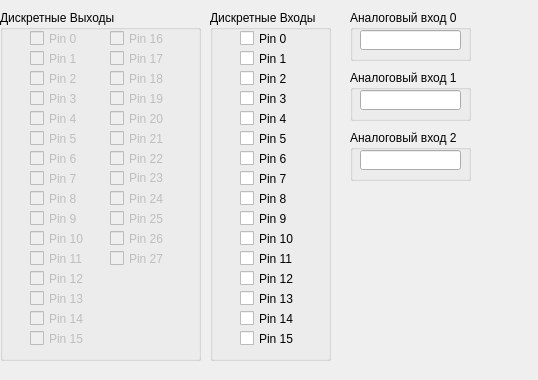
<?xml version="1.0" encoding="UTF-8"?>
<ui version="4.0">
 <class>Form</class>
 <widget class="QWidget" name="Form">
  <property name="geometry">
   <rect>
    <x>0</x>
    <y>0</y>
    <width>538</width>
    <height>380</height>
   </rect>
  </property>
  <property name="sizePolicy">
   <sizepolicy hsizetype="Preferred" vsizetype="Expanding">
    <horstretch>0</horstretch>
    <verstretch>0</verstretch>
   </sizepolicy>
  </property>
  <property name="minimumSize">
   <size>
    <width>0</width>
    <height>380</height>
   </size>
  </property>
  <property name="windowTitle">
   <string>IO Board 1</string>
  </property>
  <property name="styleSheet">
   <string notr="true">&quot;addr&quot; : 2, &quot;class&quot;: &quot;DeviceModbus&quot;</string>
  </property>
  <widget class="QGroupBox" name="groupBox">
   <property name="geometry">
    <rect>
     <x>210</x>
     <y>10</y>
     <width>121</width>
     <height>351</height>
    </rect>
   </property>
   <property name="title">
    <string>Дискретные Входы</string>
   </property>
   <widget class="QCheckBox" name="checkPin_0">
    <property name="geometry">
     <rect>
      <x>30</x>
      <y>20</y>
      <width>61</width>
      <height>17</height>
     </rect>
    </property>
    <property name="styleSheet">
     <string notr="true">&quot;func&quot;: 2, &quot;addr&quot;: 0</string>
    </property>
    <property name="text">
     <string>Pin 0</string>
    </property>
   </widget>
   <widget class="QCheckBox" name="checkPin_1">
    <property name="geometry">
     <rect>
      <x>30</x>
      <y>40</y>
      <width>61</width>
      <height>17</height>
     </rect>
    </property>
    <property name="styleSheet">
     <string notr="true">&quot;func&quot;: 2, &quot;addr&quot;: 1</string>
    </property>
    <property name="text">
     <string>Pin 1</string>
    </property>
   </widget>
   <widget class="QCheckBox" name="checkPin_2">
    <property name="geometry">
     <rect>
      <x>30</x>
      <y>60</y>
      <width>61</width>
      <height>17</height>
     </rect>
    </property>
    <property name="styleSheet">
     <string notr="true">&quot;func&quot;: 2, &quot;addr&quot;: 2</string>
    </property>
    <property name="text">
     <string>Pin 2</string>
    </property>
   </widget>
   <widget class="QCheckBox" name="checkPin_3">
    <property name="geometry">
     <rect>
      <x>30</x>
      <y>80</y>
      <width>61</width>
      <height>17</height>
     </rect>
    </property>
    <property name="styleSheet">
     <string notr="true">&quot;func&quot;: 2, &quot;addr&quot;: 3</string>
    </property>
    <property name="text">
     <string>Pin 3</string>
    </property>
   </widget>
   <widget class="QCheckBox" name="checkPin_4">
    <property name="geometry">
     <rect>
      <x>30</x>
      <y>100</y>
      <width>61</width>
      <height>17</height>
     </rect>
    </property>
    <property name="styleSheet">
     <string notr="true">&quot;func&quot;: 2, &quot;addr&quot;: 4</string>
    </property>
    <property name="text">
     <string>Pin 4</string>
    </property>
   </widget>
   <widget class="QCheckBox" name="checkPin_5">
    <property name="geometry">
     <rect>
      <x>30</x>
      <y>120</y>
      <width>61</width>
      <height>17</height>
     </rect>
    </property>
    <property name="styleSheet">
     <string notr="true">&quot;func&quot;: 2, &quot;addr&quot;: 5</string>
    </property>
    <property name="text">
     <string>Pin 5</string>
    </property>
   </widget>
   <widget class="QCheckBox" name="checkPin_6">
    <property name="geometry">
     <rect>
      <x>30</x>
      <y>140</y>
      <width>61</width>
      <height>17</height>
     </rect>
    </property>
    <property name="styleSheet">
     <string notr="true">&quot;func&quot;: 2, &quot;addr&quot;: 6</string>
    </property>
    <property name="text">
     <string>Pin 6</string>
    </property>
   </widget>
   <widget class="QCheckBox" name="checkPin_7">
    <property name="geometry">
     <rect>
      <x>30</x>
      <y>160</y>
      <width>61</width>
      <height>17</height>
     </rect>
    </property>
    <property name="styleSheet">
     <string notr="true">&quot;func&quot;: 2, &quot;addr&quot;: 7</string>
    </property>
    <property name="text">
     <string>Pin 7</string>
    </property>
   </widget>
   <widget class="QCheckBox" name="checkPin_8">
    <property name="geometry">
     <rect>
      <x>30</x>
      <y>180</y>
      <width>61</width>
      <height>17</height>
     </rect>
    </property>
    <property name="styleSheet">
     <string notr="true">&quot;func&quot;: 2, &quot;addr&quot;: 8</string>
    </property>
    <property name="text">
     <string>Pin 8</string>
    </property>
   </widget>
   <widget class="QCheckBox" name="checkPin_9">
    <property name="geometry">
     <rect>
      <x>30</x>
      <y>200</y>
      <width>61</width>
      <height>17</height>
     </rect>
    </property>
    <property name="styleSheet">
     <string notr="true">&quot;func&quot;: 2, &quot;addr&quot;: 9</string>
    </property>
    <property name="text">
     <string>Pin 9</string>
    </property>
   </widget>
   <widget class="QCheckBox" name="checkPin_10">
    <property name="geometry">
     <rect>
      <x>30</x>
      <y>220</y>
      <width>61</width>
      <height>17</height>
     </rect>
    </property>
    <property name="styleSheet">
     <string notr="true">&quot;func&quot;: 2, &quot;addr&quot;: 10</string>
    </property>
    <property name="text">
     <string>Pin 10</string>
    </property>
   </widget>
   <widget class="QCheckBox" name="checkPin_11">
    <property name="geometry">
     <rect>
      <x>30</x>
      <y>240</y>
      <width>61</width>
      <height>17</height>
     </rect>
    </property>
    <property name="styleSheet">
     <string notr="true">&quot;func&quot;: 2, &quot;addr&quot;: 11</string>
    </property>
    <property name="text">
     <string>Pin 11</string>
    </property>
   </widget>
   <widget class="QCheckBox" name="checkPin_12">
    <property name="geometry">
     <rect>
      <x>30</x>
      <y>260</y>
      <width>61</width>
      <height>17</height>
     </rect>
    </property>
    <property name="styleSheet">
     <string notr="true">&quot;func&quot;: 2, &quot;addr&quot;: 12</string>
    </property>
    <property name="text">
     <string>Pin 12</string>
    </property>
   </widget>
   <widget class="QCheckBox" name="checkPin_13">
    <property name="geometry">
     <rect>
      <x>30</x>
      <y>280</y>
      <width>61</width>
      <height>17</height>
     </rect>
    </property>
    <property name="styleSheet">
     <string notr="true">&quot;func&quot;: 2, &quot;addr&quot;: 13</string>
    </property>
    <property name="text">
     <string>Pin 13</string>
    </property>
   </widget>
   <widget class="QCheckBox" name="checkPin_14">
    <property name="geometry">
     <rect>
      <x>30</x>
      <y>300</y>
      <width>61</width>
      <height>17</height>
     </rect>
    </property>
    <property name="styleSheet">
     <string notr="true">&quot;func&quot;: 2, &quot;addr&quot;: 14</string>
    </property>
    <property name="text">
     <string>Pin 14</string>
    </property>
   </widget>
   <widget class="QCheckBox" name="checkPin_15">
    <property name="geometry">
     <rect>
      <x>30</x>
      <y>320</y>
      <width>61</width>
      <height>17</height>
     </rect>
    </property>
    <property name="styleSheet">
     <string notr="true">&quot;func&quot;: 2, &quot;addr&quot;: 15</string>
    </property>
    <property name="text">
     <string>Pin 15</string>
    </property>
   </widget>
  </widget>
  <widget class="QGroupBox" name="groupBox_2">
   <property name="geometry">
    <rect>
     <x>350</x>
     <y>10</y>
     <width>121</width>
     <height>51</height>
    </rect>
   </property>
   <property name="title">
    <string>Аналоговый вход 0</string>
   </property>
   <widget class="QLineEdit" name="listAnalogInput_0">
    <property name="geometry">
     <rect>
      <x>10</x>
      <y>20</y>
      <width>101</width>
      <height>20</height>
     </rect>
    </property>
    <property name="styleSheet">
     <string notr="true">&quot;func&quot;:4, &quot;addr&quot;: 0</string>
    </property>
    <property name="maxLength">
     <number>4</number>
    </property>
   </widget>
  </widget>
  <widget class="QGroupBox" name="groupBox_3">
   <property name="geometry">
    <rect>
     <x>350</x>
     <y>70</y>
     <width>121</width>
     <height>51</height>
    </rect>
   </property>
   <property name="title">
    <string>Аналоговый вход 1</string>
   </property>
   <widget class="QLineEdit" name="listAnalogInput_1">
    <property name="geometry">
     <rect>
      <x>10</x>
      <y>20</y>
      <width>101</width>
      <height>20</height>
     </rect>
    </property>
    <property name="styleSheet">
     <string notr="true">&quot;func&quot;:4, &quot;addr&quot;: 1</string>
    </property>
    <property name="maxLength">
     <number>4</number>
    </property>
   </widget>
  </widget>
  <widget class="QGroupBox" name="groupBox_4">
   <property name="geometry">
    <rect>
     <x>350</x>
     <y>130</y>
     <width>121</width>
     <height>51</height>
    </rect>
   </property>
   <property name="title">
    <string>Аналоговый вход 2</string>
   </property>
   <widget class="QLineEdit" name="listAnalogInput_2">
    <property name="geometry">
     <rect>
      <x>10</x>
      <y>20</y>
      <width>101</width>
      <height>20</height>
     </rect>
    </property>
    <property name="styleSheet">
     <string notr="true">&quot;func&quot;:4, &quot;addr&quot;: 2</string>
    </property>
    <property name="maxLength">
     <number>4</number>
    </property>
   </widget>
  </widget>
  <widget class="QGroupBox" name="groupBox_5">
   <property name="geometry">
    <rect>
     <x>0</x>
     <y>10</y>
     <width>201</width>
     <height>351</height>
    </rect>
   </property>
   <property name="title">
    <string>Дискретные Выходы</string>
   </property>
   <widget class="QCheckBox" name="checkPinO_0">
    <property name="enabled">
     <bool>false</bool>
    </property>
    <property name="geometry">
     <rect>
      <x>30</x>
      <y>20</y>
      <width>61</width>
      <height>17</height>
     </rect>
    </property>
    <property name="styleSheet">
     <string notr="true">&quot;func&quot;: 5, &quot;addr&quot;: 0</string>
    </property>
    <property name="text">
     <string>Pin 0</string>
    </property>
   </widget>
   <widget class="QCheckBox" name="checkPin_17">
    <property name="enabled">
     <bool>false</bool>
    </property>
    <property name="geometry">
     <rect>
      <x>30</x>
      <y>40</y>
      <width>61</width>
      <height>17</height>
     </rect>
    </property>
    <property name="styleSheet">
     <string notr="true">&quot;func&quot;: 5, &quot;addr&quot;: 1</string>
    </property>
    <property name="text">
     <string>Pin 1</string>
    </property>
   </widget>
   <widget class="QCheckBox" name="checkPin_18">
    <property name="enabled">
     <bool>false</bool>
    </property>
    <property name="geometry">
     <rect>
      <x>30</x>
      <y>60</y>
      <width>61</width>
      <height>17</height>
     </rect>
    </property>
    <property name="styleSheet">
     <string notr="true">&quot;func&quot;: 5, &quot;addr&quot;: 2</string>
    </property>
    <property name="text">
     <string>Pin 2</string>
    </property>
   </widget>
   <widget class="QCheckBox" name="checkPin_19">
    <property name="enabled">
     <bool>false</bool>
    </property>
    <property name="geometry">
     <rect>
      <x>30</x>
      <y>80</y>
      <width>61</width>
      <height>17</height>
     </rect>
    </property>
    <property name="styleSheet">
     <string notr="true">&quot;func&quot;: 5, &quot;addr&quot;: 3</string>
    </property>
    <property name="text">
     <string>Pin 3</string>
    </property>
   </widget>
   <widget class="QCheckBox" name="checkPin_20">
    <property name="enabled">
     <bool>false</bool>
    </property>
    <property name="geometry">
     <rect>
      <x>30</x>
      <y>100</y>
      <width>61</width>
      <height>17</height>
     </rect>
    </property>
    <property name="styleSheet">
     <string notr="true">&quot;func&quot;: 5, &quot;addr&quot;: 4</string>
    </property>
    <property name="text">
     <string>Pin 4</string>
    </property>
   </widget>
   <widget class="QCheckBox" name="checkPin_21">
    <property name="enabled">
     <bool>false</bool>
    </property>
    <property name="geometry">
     <rect>
      <x>30</x>
      <y>120</y>
      <width>61</width>
      <height>17</height>
     </rect>
    </property>
    <property name="styleSheet">
     <string notr="true">&quot;func&quot;: 5, &quot;addr&quot;: 5</string>
    </property>
    <property name="text">
     <string>Pin 5</string>
    </property>
   </widget>
   <widget class="QCheckBox" name="checkPin_22">
    <property name="enabled">
     <bool>false</bool>
    </property>
    <property name="geometry">
     <rect>
      <x>30</x>
      <y>140</y>
      <width>61</width>
      <height>17</height>
     </rect>
    </property>
    <property name="styleSheet">
     <string notr="true">&quot;func&quot;: 5, &quot;addr&quot;: 6</string>
    </property>
    <property name="text">
     <string>Pin 6</string>
    </property>
   </widget>
   <widget class="QCheckBox" name="checkPin_23">
    <property name="enabled">
     <bool>false</bool>
    </property>
    <property name="geometry">
     <rect>
      <x>30</x>
      <y>160</y>
      <width>61</width>
      <height>17</height>
     </rect>
    </property>
    <property name="styleSheet">
     <string notr="true">&quot;func&quot;: 5, &quot;addr&quot;: 7</string>
    </property>
    <property name="text">
     <string>Pin 7</string>
    </property>
   </widget>
   <widget class="QCheckBox" name="checkPin_24">
    <property name="enabled">
     <bool>false</bool>
    </property>
    <property name="geometry">
     <rect>
      <x>30</x>
      <y>180</y>
      <width>61</width>
      <height>17</height>
     </rect>
    </property>
    <property name="styleSheet">
     <string notr="true">&quot;func&quot;: 5, &quot;addr&quot;: 8</string>
    </property>
    <property name="text">
     <string>Pin 8</string>
    </property>
   </widget>
   <widget class="QCheckBox" name="checkPin_25">
    <property name="enabled">
     <bool>false</bool>
    </property>
    <property name="geometry">
     <rect>
      <x>30</x>
      <y>200</y>
      <width>61</width>
      <height>17</height>
     </rect>
    </property>
    <property name="styleSheet">
     <string notr="true">&quot;func&quot;: 5, &quot;addr&quot;: 9</string>
    </property>
    <property name="text">
     <string>Pin 9</string>
    </property>
   </widget>
   <widget class="QCheckBox" name="checkPin_26">
    <property name="enabled">
     <bool>false</bool>
    </property>
    <property name="geometry">
     <rect>
      <x>30</x>
      <y>220</y>
      <width>61</width>
      <height>17</height>
     </rect>
    </property>
    <property name="styleSheet">
     <string notr="true">&quot;func&quot;: 5, &quot;addr&quot;: 10</string>
    </property>
    <property name="text">
     <string>Pin 10</string>
    </property>
   </widget>
   <widget class="QCheckBox" name="checkPin_27">
    <property name="enabled">
     <bool>false</bool>
    </property>
    <property name="geometry">
     <rect>
      <x>30</x>
      <y>240</y>
      <width>61</width>
      <height>17</height>
     </rect>
    </property>
    <property name="styleSheet">
     <string notr="true">&quot;func&quot;: 5, &quot;addr&quot;: 11</string>
    </property>
    <property name="text">
     <string>Pin 11</string>
    </property>
   </widget>
   <widget class="QCheckBox" name="checkPin_28">
    <property name="enabled">
     <bool>false</bool>
    </property>
    <property name="geometry">
     <rect>
      <x>30</x>
      <y>260</y>
      <width>61</width>
      <height>17</height>
     </rect>
    </property>
    <property name="styleSheet">
     <string notr="true">&quot;func&quot;: 5, &quot;addr&quot;: 12</string>
    </property>
    <property name="text">
     <string>Pin 12</string>
    </property>
   </widget>
   <widget class="QCheckBox" name="checkPin_29">
    <property name="enabled">
     <bool>false</bool>
    </property>
    <property name="geometry">
     <rect>
      <x>30</x>
      <y>280</y>
      <width>61</width>
      <height>17</height>
     </rect>
    </property>
    <property name="styleSheet">
     <string notr="true">&quot;func&quot;: 5, &quot;addr&quot;: 13</string>
    </property>
    <property name="text">
     <string>Pin 13</string>
    </property>
   </widget>
   <widget class="QCheckBox" name="checkPin_30">
    <property name="enabled">
     <bool>false</bool>
    </property>
    <property name="geometry">
     <rect>
      <x>30</x>
      <y>300</y>
      <width>61</width>
      <height>17</height>
     </rect>
    </property>
    <property name="styleSheet">
     <string notr="true">&quot;func&quot;: 5, &quot;addr&quot;: 14</string>
    </property>
    <property name="text">
     <string>Pin 14</string>
    </property>
   </widget>
   <widget class="QCheckBox" name="checkPin_31">
    <property name="enabled">
     <bool>false</bool>
    </property>
    <property name="geometry">
     <rect>
      <x>30</x>
      <y>320</y>
      <width>61</width>
      <height>17</height>
     </rect>
    </property>
    <property name="styleSheet">
     <string notr="true">&quot;func&quot;: 5, &quot;addr&quot;: 15</string>
    </property>
    <property name="text">
     <string>Pin 15</string>
    </property>
   </widget>
   <widget class="QCheckBox" name="checkPin_40">
    <property name="enabled">
     <bool>false</bool>
    </property>
    <property name="geometry">
     <rect>
      <x>110</x>
      <y>200</y>
      <width>61</width>
      <height>17</height>
     </rect>
    </property>
    <property name="styleSheet">
     <string notr="true">&quot;func&quot;: 5, &quot;addr&quot;: 25</string>
    </property>
    <property name="text">
     <string>Pin 25</string>
    </property>
   </widget>
   <widget class="QCheckBox" name="checkPin_41">
    <property name="enabled">
     <bool>false</bool>
    </property>
    <property name="geometry">
     <rect>
      <x>110</x>
      <y>220</y>
      <width>61</width>
      <height>17</height>
     </rect>
    </property>
    <property name="styleSheet">
     <string notr="true">&quot;func&quot;: 5, &quot;addr&quot;: 26</string>
    </property>
    <property name="text">
     <string>Pin 26</string>
    </property>
   </widget>
   <widget class="QCheckBox" name="checkPin_42">
    <property name="enabled">
     <bool>false</bool>
    </property>
    <property name="geometry">
     <rect>
      <x>110</x>
      <y>240</y>
      <width>61</width>
      <height>17</height>
     </rect>
    </property>
    <property name="styleSheet">
     <string notr="true">&quot;func&quot;: 5, &quot;addr&quot;: 27</string>
    </property>
    <property name="text">
     <string>Pin 27</string>
    </property>
   </widget>
   <widget class="QCheckBox" name="checkPin_38">
    <property name="enabled">
     <bool>false</bool>
    </property>
    <property name="geometry">
     <rect>
      <x>110</x>
      <y>160</y>
      <width>61</width>
      <height>16</height>
     </rect>
    </property>
    <property name="styleSheet">
     <string notr="true">&quot;func&quot;: 5, &quot;addr&quot;: 23</string>
    </property>
    <property name="text">
     <string>Pin 23</string>
    </property>
   </widget>
   <widget class="QCheckBox" name="checkPin_32">
    <property name="enabled">
     <bool>false</bool>
    </property>
    <property name="geometry">
     <rect>
      <x>110</x>
      <y>20</y>
      <width>61</width>
      <height>17</height>
     </rect>
    </property>
    <property name="styleSheet">
     <string notr="true">&quot;func&quot;: 5, &quot;addr&quot;: 16</string>
    </property>
    <property name="text">
     <string>Pin 16</string>
    </property>
   </widget>
   <widget class="QCheckBox" name="checkPinO_1">
    <property name="enabled">
     <bool>false</bool>
    </property>
    <property name="geometry">
     <rect>
      <x>110</x>
      <y>140</y>
      <width>61</width>
      <height>17</height>
     </rect>
    </property>
    <property name="styleSheet">
     <string notr="true">&quot;func&quot;: 5, &quot;addr&quot;: 22</string>
    </property>
    <property name="text">
     <string>Pin 22</string>
    </property>
   </widget>
   <widget class="QCheckBox" name="checkPin_35">
    <property name="enabled">
     <bool>false</bool>
    </property>
    <property name="geometry">
     <rect>
      <x>110</x>
      <y>80</y>
      <width>61</width>
      <height>17</height>
     </rect>
    </property>
    <property name="styleSheet">
     <string notr="true">&quot;func&quot;: 5, &quot;addr&quot;: 19</string>
    </property>
    <property name="text">
     <string>Pin 19</string>
    </property>
   </widget>
   <widget class="QCheckBox" name="checkPin_36">
    <property name="enabled">
     <bool>false</bool>
    </property>
    <property name="geometry">
     <rect>
      <x>110</x>
      <y>100</y>
      <width>61</width>
      <height>17</height>
     </rect>
    </property>
    <property name="styleSheet">
     <string notr="true">&quot;func&quot;: 5, &quot;addr&quot;: 20</string>
    </property>
    <property name="text">
     <string>Pin 20</string>
    </property>
   </widget>
   <widget class="QCheckBox" name="checkPin_33">
    <property name="enabled">
     <bool>false</bool>
    </property>
    <property name="geometry">
     <rect>
      <x>110</x>
      <y>40</y>
      <width>61</width>
      <height>17</height>
     </rect>
    </property>
    <property name="styleSheet">
     <string notr="true">&quot;func&quot;: 5, &quot;addr&quot;: 17</string>
    </property>
    <property name="text">
     <string>Pin 17</string>
    </property>
   </widget>
   <widget class="QCheckBox" name="checkPin_39">
    <property name="enabled">
     <bool>false</bool>
    </property>
    <property name="geometry">
     <rect>
      <x>110</x>
      <y>180</y>
      <width>61</width>
      <height>17</height>
     </rect>
    </property>
    <property name="styleSheet">
     <string notr="true">&quot;func&quot;: 5, &quot;addr&quot;: 24</string>
    </property>
    <property name="text">
     <string>Pin 24</string>
    </property>
   </widget>
   <widget class="QCheckBox" name="checkPin_37">
    <property name="enabled">
     <bool>false</bool>
    </property>
    <property name="geometry">
     <rect>
      <x>110</x>
      <y>120</y>
      <width>61</width>
      <height>17</height>
     </rect>
    </property>
    <property name="styleSheet">
     <string notr="true">&quot;func&quot;: 5, &quot;addr&quot;: 21</string>
    </property>
    <property name="text">
     <string>Pin 21</string>
    </property>
   </widget>
   <widget class="QCheckBox" name="checkPin_34">
    <property name="enabled">
     <bool>false</bool>
    </property>
    <property name="geometry">
     <rect>
      <x>110</x>
      <y>60</y>
      <width>61</width>
      <height>17</height>
     </rect>
    </property>
    <property name="styleSheet">
     <string notr="true">&quot;func&quot;: 5, &quot;addr&quot;: 18</string>
    </property>
    <property name="text">
     <string>Pin 18</string>
    </property>
   </widget>
  </widget>
 </widget>
 <resources/>
 <connections/>
</ui>
